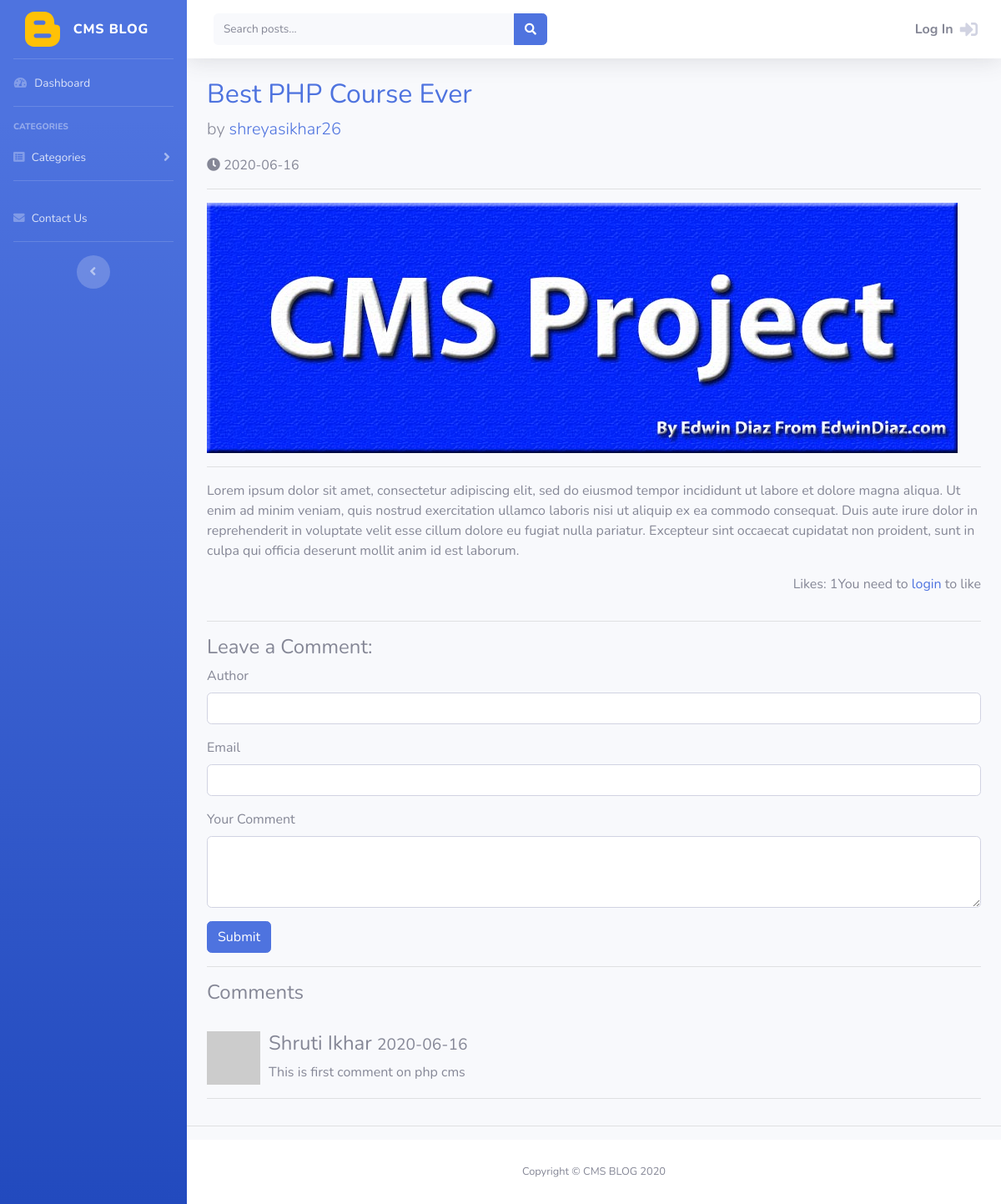
The app's page /post.php?p_id=1 with its own data.
### tables this page shows
CREATE TABLE `posts` (
  `post_id` int NOT NULL,
  `post_category_id` int NOT NULL,
  `user_id` int NOT NULL,
  `post_title` varchar(255) NOT NULL,
  `post_author` varchar(255) DEFAULT NULL,
  `post_user` varchar(255) NOT NULL,
  `post_date` date NOT NULL,
  `post_image` text NOT NULL,
  `post_content` text NOT NULL,
  `post_tags` varchar(255) NOT NULL,
  `post_comment_count` int NOT NULL DEFAULT '0',
  `post_status` varchar(255) NOT NULL DEFAULT 'draft',
  `post_views_count` int NOT NULL DEFAULT '0',
  `likes` int DEFAULT '0'
);

CREATE TABLE `comments` (
  `comment_id` int NOT NULL,
  `comment_post_id` int NOT NULL,
  `comment_author` varchar(255) NOT NULL,
  `comment_email` varchar(255) NOT NULL,
  `comment_content` text NOT NULL,
  `comment_status` varchar(255) NOT NULL,
  `comment_date` date NOT NULL
);

### post.php (the view, shortened to what this page needs)
<?php include "includes/header.php"; ?>
<?php include "includes/sidebar.php"; ?>
    <div id="content-wrapper" class="d-flex flex-column">
      <div id="content">
        <?php include "includes/topbar.php"; ?>
    <div class="container-fluid">
                <?php
                    if(isset($_GET['p_id']))
                    {
                        $p_id = $_GET['p_id'];
                        if(isset($_SESSION['user_role']) && $_SESSION['user_role'] == 'admin')
                        {
                            $postQuery = "select * from posts where post_id = '$p_id'";
                        }
                        else
                        {
                            $postQuery = "select * from posts where post_id = '$p_id' and post_status = 'published'";
                        }
                        $postResult = mysqli_query($connection, $postQuery);
                        if(mysqli_num_rows($postResult) < 1)
                        {
                            echo "<h1 class='text-center'>No posts available</h1>";
                        }
                        else
                        {
                            while($row = mysqli_fetch_assoc($postResult))
                            {
                                $post_title = $row['post_title'];
                                $post_author = $row['post_user'];
                                $post_date = $row['post_date'];
                                $post_image = $row['post_image'];
                                $post_content = $row['post_content'];
                        ?>
                                <h2>
                                    <a href=""><?php echo $post_title; ?></a>
                                </h2>
                                <p class="lead">
                                    by <a href="/cms-theme/author_posts.php?author=<?php echo $post_author;?>"><?php echo $post_author; ?></a>
                                </p>
                                <p><span class="fas fa-clock"></span> <?php echo $post_date; ?></p>
                                <hr>
                                <img class="img-fluid" src="/cms-theme/images/<?php echo imagePlaceholder($post_image); ?>" alt="">
                                <hr>
                                <p class="container"><?php echo $post_content; ?></p>
                                <?php
                                    if(isLoggedIn()):
                                ?>
                                <hr>
                                <div class="clearfix">
                                    <div class="float-right">
                                        <form method="post">
                                            <!-- <button type="submit"><a style="text-decoration:none" class="<?php  ?>" href="" data-toggle="tooltip" data-placement="top" title="<?php  ?>">
                                            <span class="<?php  ?>"></span> <?php  ?></button>
                                            </a> -->
                                            <?php
                                                $user_id = $_SESSION['user_id'];
                                                $likeQuery = "select * from likes where post_id=$p_id and user_id=$user_id";
                                                $likesResult = mysqli_query($connection, $likeQuery);
                                            ?>
                                            <?php if(mysqli_num_rows($likesResult) >= 1): ?>
                                                <button style="background-color: #e7e7e7;" type="submit" name="unlike"><a style="text-decoration:none" href="" data-toggle="tooltip" data-placement="top" title="I liked this before">
                                                <span class="fas fa-thumbs-down"></span> Dislike</a></button>
                                            <?php else: ?>
                                                <button style="background-color: #e7e7e7;" type="submit" name="like"><a style="text-decoration:none" href="" data-toggle="tooltip" data-placement="top" title="Want to like it?">
                                                <span class="fas fa-thumbs-up"></span> Like</a></button>
                                            <?php endif; ?>
                                        </form>
                                    </div>
                                </div>
                                    <?php else: ?>
                                    <div class="clearfix">
                                        <div class="float-right likes">You need to <a href="/cms-theme/login">login</a> to like</p>
                                    </div>
                                    <?php endif; ?>
                                <div class="clearfix">
                                    <p class="float-right likes">Likes: <?php getPostLikes($p_id); ?></p>
                                </div>
                                <hr/>
                    <?php
                            }
                    ?>
                    <div class="well">
                        <h4>Leave a Comment:</h4>
                        <form role="form" method="post">
                            <div class="form-group">
                                <label for="author">Author</label>
                                <input type="text" class="form-control" name="comment_author">
                            </div>
                            <div class="form-group">
                                <label for="email">Email</label>
                                <input type="email" class="form-control" name="comment_email">
                            </div>
                            <div class="form-group">
                            <label for="comment">Your Comment</label>
                                <textarea name="comment_content" class="form-control" rows="3"></textarea>
                            </div>
                            <button type="submit" class="btn btn-primary" name="create_comment">Submit</button>
                        </form>
                    </div>
                    <hr>
                    <div class="page-header">
                            <h4>Comments</h4><br/>
                        </div>
                    <?php
                        $query = "select * from comments where comment_post_id = {$p_id} ";
                        $query .= "and comment_status = 'approved' ";
                        $query .= "order by comment_id desc";
                        $select_comment = mysqli_query($connection, $query);
                        while($row = mysqli_fetch_assoc($select_comment))
                        {
                            $comment_date = $row['comment_date'];
                            $comment_content = $row['comment_content'];
                            $comment_author = $row['comment_author'];
                    ?>
                        <div class="media">
                            <a class="pull-left" href="#">
                                <img class="media-object" src="http://placehold.it/64x64" alt="">
                            </a>
                            <div class="media-body" style="margin-left:10px;">
                                <h4 class="media-heading"><?php echo $comment_author; ?>
                                    <small><?php echo $comment_date; ?></small>
                                </h4>
                                <?php echo $comment_content; ?>
                            </div>
                        </div>
                        <hr/>
                    <?php
                        }
                    }
                }
                else
                {
                    header("location:index.php");
                }
                ?>
            </div>
        </div>
        <hr>
        <?php include "includes/footer.php"; ?>

### admin/functions.php (shortened to what this page needs)
<?php
    function query($query)
    {
        global $connection;
        $result = mysqli_query($connection, $query);
        return $result;
    }
    function isLoggedIn()
    {
        return false;
    }
    function getPostLikes($post_id)
    {
        $result = query("select * from likes where post_id={$post_id}");
        echo mysqli_num_rows($result);
    }
    function imagePlaceholder($image)
    {
        if(!$image)
        {
            return 'notfound.png';
        }
        else
        {
            return $image;
        }
    }
            ?>

### records on screen
posts: post_title "Best PHP Course Ever", post_user "shreyasikhar26", post_date "2020-06-16", post_image (picture), post_content "Lorem ipsum dolor sit amet, consectetur adipiscing elit, sed do eiusmod tempor incididunt ut labore et dolore magna aliqua. Ut enim ad minim veniam, quis nostrud exercitation ullamco laboris nisi ut aliquip ex ea commodo consequat. Duis aute irure dolor in reprehenderit in voluptate velit esse cillum dolore eu fugiat nulla pariatur. Excepteur sint occaecat cupidatat non proident, sunt in culpa qui officia deserunt mollit anim id est laborum."
comments: comment_author "Shruti Ikhar", comment_date "2020-06-16", comment_content "This is first comment on php cms"
